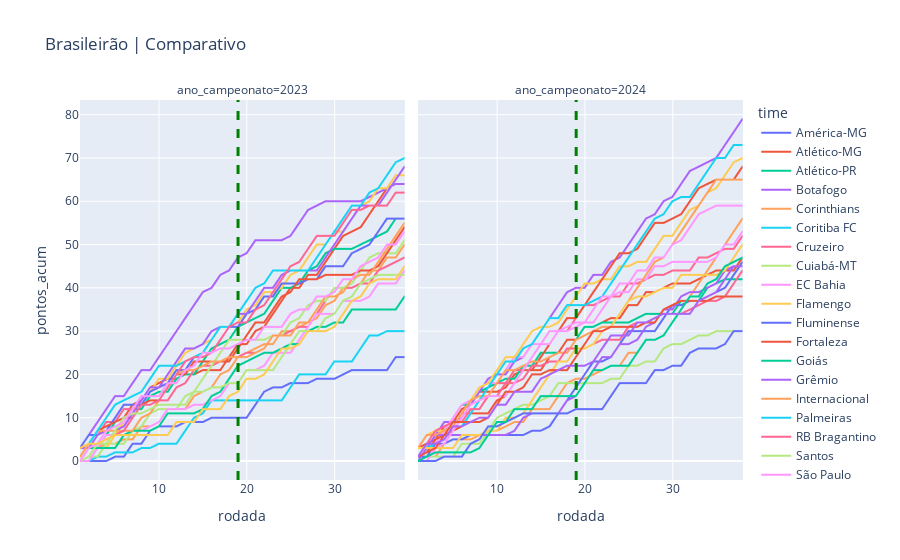

Notebook cell for this chart:
### Markdown cell above
## Evolução por rodada

### Code cell
#Comparativo entre todos os times por temporada
filtro_ano1 = 2023
filtro_ano2 = 2024

plt.figure(figsize = (20,7))
df_ano = df_cumsum.loc[(df_cumsum.ano_campeonato == filtro_ano1) | (df_cumsum.ano_campeonato == filtro_ano2) ]
fig = px.line(df_ano, x ='rodada', y = 'pontos_acum', color = 'time', facet_col= 'ano_campeonato', title = f'Brasileirão | Comparativo')
fig.add_vline(x=19, line_width=3, line_dash="dash", line_color="green")

### Figure 1 — Plotly figure (JSON) as saved in the notebook; plotly's stock layout.template omitted (floating-point values rounded to 4 significant figures)
{"data": [{"hovertemplate": "time=América-MG<br>ano_campeonato=2023<br>rodada=%{x}<br>pontos_acum=%{y}<extra></extra>", "legendgroup": "América-MG", "line": {"color": "#636efa", "dash": "solid"}, "marker": {"symbol": "circle"}, "mode": "lines", "name": "América-MG", "showlegend": true, "type": "scattergl", "x": [1, 2, 3, 4, 5, 6, 7, 8, 9, 10, 11, 12, 13, 14, 15, 16, 17, 18, 19, 20, 21, 22, 23, 24, 25, 26, 27, 28, 29, 30, 31, 32, 33, 34, 35, 36, 37, 38], "xaxis": "x", "y": [0, 0, 0, 0, 1, 1, 4, 4, 7, 8, 8, 8, 9, 9, 9, 10, 10, 10, 10, 10, 13, 16, 17, 17, 18, 18, 18, 19, 19, 19, 20, 21, 21, 21, 21, 21, 24, 24], "yaxis": "y"}, {"hovertemplate": "time=Atlético-MG<br>ano_campeonato=2023<br>rodada=%{x}<br>pontos_acum=%{y}<extra></extra>", "legendgroup": "Atlético-MG", "line": {"color": "#EF553B", "dash": "solid"}, "marker": {"symbol": "circle"}, "mode": "lines", "name": "Atlético-MG", "showlegend": true, "type": "scattergl", "x": [1, 2, 3, 4, 5, 6, 7, 8, 9, 10, 11, 12, 13, 14, 15, 16, 17, 18, 19, 20, 21, 22, 23, 24, 25, 26, 27, 28, 29, 30, 31, 32, 33, 34, 35, 36, 37, 38], "xaxis": "x", "y": [0, 1, 4, 4, 7, 10, 13, 14, 17, 18, 19, 19, 20, 20, 21, 21, 21, 24, 27, 27, 30, 31, 34, 37, 40, 40, 43, 43, 46, 49, 52, 53, 54, 57, 60, 63, 66, 66], "yaxis": "y"}, {"hovertemplate": "time=Atlético-MG<br>ano_campeonato=2024<br>rodada=%{x}<br>pontos_acum=%{y}<extra></extra>", "legendgroup": "Atlético-MG", "line": {"color": "#EF553B", "dash": "solid"}, "marker": {"symbol": "circle"}, "mode": "lines", "name": "Atlético-MG", "showlegend": false, "type": "scattergl", "x": [1, 2, 3, 4, 5, 6, 7, 8, 9, 10, 11, 12, 13, 14, 15, 16, 17, 18, 19, 20, 21, 22, 23, 24, 25, 26, 27, 28, 29, 30, 31, 32, 33, 34, 35, 36, 37, 38], "xaxis": "x2", "y": [1, 2, 5, 8, 9, 12, 13, 16, 16, 16, 17, 20, 21, 21, 21, 24, 25, 28, 28, 31, 31, 32, 33, 33, 36, 36, 39, 39, 40, 41, 41, 41, 42, 43, 44, 44, 44, 47], "yaxis": "y2"}, {"hovertemplate": "time=Atlético-PR<br>ano_campeonato=2023<br>rodada=%{x}<br>pontos_acum=%{y}<extra></extra>", "legendgroup": "Atlético-PR", "line": {"color": "#00cc96", "dash": "solid"}, "marker": {"symbol": "circle"}, "mode": "lines", "name": "Atlético-PR", "showlegend": true, "type": "scattergl", "x": [1, 2, 3, 4, 5, 6, 7, 8, 9, 10, 11, 12, 13, 14, 15, 16, 17, 18, 19, 20, 21, 22, 23, 24, 25, 26, 27, 28, 29, 30, 31, 32, 33, 34, 35, 36, 37, 38], "xaxis": "x", "y": [3, 3, 3, 6, 9, 12, 12, 12, 15, 16, 16, 19, 20, 20, 23, 26, 27, 28, 31, 32, 33, 34, 37, 40, 40, 41, 44, 45, 48, 49, 49, 49, 50, 51, 52, 53, 56, 56], "yaxis": "y"}, {"hovertemplate": "time=Atlético-PR<br>ano_campeonato=2024<br>rodada=%{x}<br>pontos_acum=%{y}<extra></extra>", "legendgroup": "Atlético-PR", "line": {"color": "#00cc96", "dash": "solid"}, "marker": {"symbol": "circle"}, "mode": "lines", "name": "Atlético-PR", "showlegend": false, "type": "scattergl", "x": [1, 2, 3, 4, 5, 6, 7, 8, 9, 10, 11, 12, 13, 14, 15, 16, 17, 18, 19, 20, 21, 22, 23, 24, 25, 26, 27, 28, 29, 30, 31, 32, 33, 34, 35, 36, 37, 38], "xaxis": "x2", "y": [3, 3, 6, 7, 10, 13, 13, 16, 17, 18, 19, 19, 22, 22, 25, 25, 25, 25, 28, 31, 31, 32, 32, 32, 32, 33, 34, 34, 34, 34, 37, 37, 37, 40, 41, 42, 42, 42], "yaxis": "y2"}, {"hovertemplate": "time=Botafogo<br>ano_campeonato=2023<br>rodada=%{x}<br>pontos_acum=%{y}<extra></extra>", "legendgroup": "Botafogo", "line": {"color": "#ab63fa", "dash": "solid"}, "marker": {"symbol": "circle"}, "mode": "lines", "name": "Botafogo", "showlegend": true, "type": "scattergl", "x": [1, 2, 3, 4, 5, 6, 7, 8, 9, 10, 11, 12, 13, 14, 15, 16, 17, 18, 19, 20, 21, 22, 23, 24, 25, 26, 27, 28, 29, 30, 31, 32, 33, 34, 35, 36, 37, 38], "xaxis": "x", "y": [3, 6, 9, 12, 15, 15, 18, 21, 21, 24, 27, 30, 33, 36, 39, 40, 43, 44, 47, 48, 51, 51, 51, 51, 52, 55, 58, 59, 60, 60, 60, 60, 60, 61, 62, 63, 64, 64], "yaxis": "y"}, {"hovertemplate": "time=Botafogo<br>ano_campeonato=2024<br>rodada=%{x}<br>pontos_acum=%{y}<extra></extra>", "legendgroup": "Botafogo", "line": {"color": "#ab63fa", "dash": "solid"}, "marker": {"symbol": "circle"}, "mode": "lines", "name": "Botafogo", "showlegend": false, "type": "scattergl", "x": [1, 2, 3, 4, 5, 6, 7, 8, 9, 10, 11, 12, 13, 14, 15, 16, 17, 18, 19, 20, 21, 22, 23, 24, 25, 26, 27, 28, 29, 30, 31, 32, 33, 34, 35, 36, 37, 38], "xaxis": "x2", "y": [0, 3, 6, 9, 9, 10, 13, 16, 19, 20, 20, 23, 24, 27, 30, 33, 36, 39, 40, 40, 43, 43, 46, 47, 50, 53, 56, 57, 60, 61, 64, 67, 68, 69, 70, 73, 76, 79], "yaxis": "y2"}, {"hovertemplate": "time=Corinthians<br>ano_campeonato=2023<br>rodada=%{x}<br>pontos_acum=%{y}<extra></extra>", "legendgroup": "Corinthians", "line": {"color": "#FFA15A", "dash": "solid"}, "marker": {"symbol": "circle"}, "mode": "lines", "name": "Corinthians", "showlegend": true, "type": "scattergl", "x": [1, 2, 3, 4, 5, 6, 7, 8, 9, 10, 11, 12, 13, 14, 15, 16, 17, 18, 19, 20, 21, 22, 23, 24, 25, 26, 27, 28, 29, 30, 31, 32, 33, 34, 35, 36, 37, 38], "xaxis": "x", "y": [3, 3, 3, 4, 4, 5, 5, 8, 8, 9, 12, 12, 12, 15, 16, 17, 20, 21, 24, 25, 26, 27, 27, 30, 30, 31, 32, 33, 36, 37, 40, 40, 41, 44, 44, 47, 47, 50], "yaxis": "y"}, {"hovertemplate": "time=Corinthians<br>ano_campeonato=2024<br>rodada=%{x}<br>pontos_acum=%{y}<extra></extra>", "legendgroup": "Corinthians", "line": {"color": "#FFA15A", "dash": "solid"}, "marker": {"symbol": "circle"}, "mode": "lines", "name": "Corinthians", "showlegend": false, "type": "scattergl", "x": [1, 2, 3, 4, 5, 6, 7, 8, 9, 10, 11, 12, 13, 14, 15, 16, 17, 18, 19, 20, 21, 22, 23, 24, 25, 26, 27, 28, 29, 30, 31, 32, 33, 34, 35, 36, 37, 38], "xaxis": "x2", "y": [1, 1, 1, 4, 5, 5, 5, 6, 7, 7, 8, 9, 9, 12, 12, 12, 15, 18, 19, 19, 20, 21, 22, 22, 25, 25, 28, 28, 29, 32, 35, 38, 41, 44, 47, 50, 53, 56], "yaxis": "y2"}, {"hovertemplate": "time=Coritiba FC<br>ano_campeonato=2023<br>rodada=%{x}<br>pontos_acum=%{y}<extra></extra>", "legendgroup": "Coritiba FC", "line": {"color": "#19d3f3", "dash": "solid"}, "marker": {"symbol": "circle"}, "mode": "lines", "name": "Coritiba FC", "showlegend": true, "type": "scattergl", "x": [1, 2, 3, 4, 5, 6, 7, 8, 9, 10, 11, 12, 13, 14, 15, 16, 17, 18, 19, 20, 21, 22, 23, 24, 25, 26, 27, 28, 29, 30, 31, 32, 33, 34, 35, 36, 37, 38], "xaxis": "x", "y": [0, 0, 1, 1, 2, 2, 2, 3, 3, 4, 4, 4, 7, 10, 11, 14, 14, 14, 14, 14, 14, 14, 14, 14, 17, 20, 20, 20, 20, 23, 23, 23, 26, 29, 29, 30, 30, 30], "yaxis": "y"}, {"hovertemplate": "time=Cruzeiro<br>ano_campeonato=2023<br>rodada=%{x}<br>pontos_acum=%{y}<extra></extra>", "legendgroup": "Cruzeiro", "line": {"color": "#FF6692", "dash": "solid"}, "marker": {"symbol": "circle"}, "mode": "lines", "name": "Cruzeiro", "showlegend": true, "type": "scattergl", "x": [1, 2, 3, 4, 5, 6, 7, 8, 9, 10, 11, 12, 13, 14, 15, 16, 17, 18, 19, 20, 21, 22, 23, 24, 25, 26, 27, 28, 29, 30, 31, 32, 33, 34, 35, 36, 37, 38], "xaxis": "x", "y": [0, 3, 6, 9, 9, 12, 12, 13, 13, 14, 14, 17, 18, 21, 22, 22, 23, 24, 24, 25, 25, 26, 29, 29, 30, 31, 31, 34, 37, 40, 40, 40, 41, 41, 44, 45, 46, 47], "yaxis": "y"}, {"hovertemplate": "time=Cruzeiro<br>ano_campeonato=2024<br>rodada=%{x}<br>pontos_acum=%{y}<extra></extra>", "legendgroup": "Cruzeiro", "line": {"color": "#FF6692", "dash": "solid"}, "marker": {"symbol": "circle"}, "mode": "lines", "name": "Cruzeiro", "showlegend": false, "type": "scattergl", "x": [1, 2, 3, 4, 5, 6, 7, 8, 9, 10, 11, 12, 13, 14, 15, 16, 17, 18, 19, 20, 21, 22, 23, 24, 25, 26, 27, 28, 29, 30, 31, 32, 33, 34, 35, 36, 37, 38], "xaxis": "x2", "y": [3, 4, 4, 7, 8, 11, 11, 14, 15, 18, 18, 21, 21, 21, 24, 27, 30, 30, 33, 36, 36, 37, 38, 38, 41, 41, 42, 43, 43, 44, 44, 44, 47, 47, 48, 49, 49, 52], "yaxis": "y2"}, {"hovertemplate": "time=Cuiabá-MT<br>ano_campeonato=2023<br>rodada=%{x}<br>pontos_acum=%{y}<extra></extra>", "legendgroup": "Cuiabá-MT", "line": {"color": "#B6E880", "dash": "solid"}, "marker": {"symbol": "circle"}, "mode": "lines", "name": "Cuiabá-MT", "showlegend": true, "type": "scattergl", "x": [1, 2, 3, 4, 5, 6, 7, 8, 9, 10, 11, 12, 13, 14, 15, 16, 17, 18, 19, 20, 21, 22, 23, 24, 25, 26, 27, 28, 29, 30, 31, 32, 33, 34, 35, 36, 37, 38], "xaxis": "x", "y": [0, 1, 1, 4, 4, 4, 7, 8, 11, 12, 12, 12, 15, 16, 19, 22, 25, 28, 28, 28, 28, 28, 29, 29, 32, 33, 36, 37, 37, 40, 40, 41, 44, 47, 48, 48, 48, 51], "yaxis": "y"}, {"hovertemplate": "time=Cuiabá-MT<br>ano_campeonato=2024<br>rodada=%{x}<br>pontos_acum=%{y}<extra></extra>", "legendgroup": "Cuiabá-MT", "line": {"color": "#B6E880", "dash": "solid"}, "marker": {"symbol": "circle"}, "mode": "lines", "name": "Cuiabá-MT", "showlegend": false, "type": "scattergl", "x": [1, 2, 3, 4, 5, 6, 7, 8, 9, 10, 11, 12, 13, 14, 15, 16, 17, 18, 19, 20, 21, 22, 23, 24, 25, 26, 27, 28, 29, 30, 31, 32, 33, 34, 35, 36, 37, 38], "xaxis": "x2", "y": [0, 1, 1, 1, 1, 4, 4, 4, 7, 10, 11, 12, 13, 13, 14, 15, 18, 18, 18, 18, 18, 18, 19, 19, 22, 22, 23, 23, 26, 27, 27, 28, 29, 29, 30, 30, 30, 30], "yaxis": "y2"}, {"hovertemplate": "time=EC Bahia<br>ano_campeonato=2023<br>rodada=%{x}<br>pontos_acum=%{y}<extra></extra>", "legendgroup": "EC Bahia", "line": {"color": "#FF97FF", "dash": "solid"}, "marker": {"symbol": "circle"}, "mode": "lines", "name": "EC Bahia", "showlegend": true, "type": "scattergl", "x": [1, 2, 3, 4, 5, 6, 7, 8, 9, 10, 11, 12, 13, 14, 15, 16, 17, 18, 19, 20, 21, 22, 23, 24, 25, 26, 27, 28, 29, 30, 31, 32, 33, 34, 35, 36, 37, 38], "xaxis": "x", "y": [0, 0, 3, 6, 6, 6, 7, 7, 8, 9, 12, 12, 12, 13, 13, 14, 15, 18, 18, 21, 21, 22, 25, 25, 25, 28, 31, 34, 34, 34, 37, 37, 37, 38, 41, 41, 41, 44], "yaxis": "y"}, {"hovertemplate": "time=EC Bahia<br>ano_campeonato=2024<br>rodada=%{x}<br>pontos_acum=%{y}<extra></extra>", "legendgroup": "EC Bahia", "line": {"color": "#FF97FF", "dash": "solid"}, "marker": {"symbol": "circle"}, "mode": "lines", "name": "EC Bahia", "showlegend": false, "type": "scattergl", "x": [1, 2, 3, 4, 5, 6, 7, 8, 9, 10, 11, 12, 13, 14, 15, 16, 17, 18, 19, 20, 21, 22, 23, 24, 25, 26, 27, 28, 29, 30, 31, 32, 33, 34, 35, 36, 37, 38], "xaxis": "x2", "y": [0, 3, 4, 7, 10, 13, 14, 17, 18, 18, 21, 24, 24, 27, 27, 30, 30, 30, 31, 32, 32, 35, 38, 39, 39, 42, 42, 45, 45, 46, 46, 46, 46, 46, 47, 50, 50, 53], "yaxis": "y2"}, {"hovertemplate": "time=Flamengo<br>ano_campeonato=2023<br>rodada=%{x}<br>pontos_acum=%{y}<extra></extra>", "legendgroup": "Flamengo", "line": {"color": "#FECB52", "dash": "solid"}, "marker": {"symbol": "circle"}, "mode": "lines", "name": "Flamengo", "showlegend": true, "type": "scattergl", "x": [1, 2, 3, 4, 5, 6, 7, 8, 9, 10, 11, 12, 13, 14, 15, 16, 17, 18, 19, 20, 21, 22, 23, 24, 25, 26, 27, 28, 29, 30, 31, 32, 33, 34, 35, 36, 37, 38], "xaxis": "x", "y": [3, 3, 3, 3, 6, 9, 12, 13, 16, 19, 19, 22, 25, 26, 27, 28, 31, 31, 32, 35, 36, 39, 39, 40, 43, 44, 47, 50, 50, 53, 53, 56, 59, 60, 63, 63, 66, 66], "yaxis": "y"}, {"hovertemplate": "time=Flamengo<br>ano_campeonato=2024<br>rodada=%{x}<br>pontos_acum=%{y}<extra></extra>", "legendgroup": "Flamengo", "line": {"color": "#FECB52", "dash": "solid"}, "marker": {"symbol": "circle"}, "mode": "lines", "name": "Flamengo", "showlegend": false, "type": "scattergl", "x": [1, 2, 3, 4, 5, 6, 7, 8, 9, 10, 11, 12, 13, 14, 15, 16, 17, 18, 19, 20, 21, 22, 23, 24, 25, 26, 27, 28, 29, 30, 31, 32, 33, 34, 35, 36, 37, 38], "xaxis": "x2", "y": [3, 6, 7, 7, 8, 11, 14, 17, 18, 21, 24, 24, 27, 30, 31, 31, 32, 35, 38, 41, 41, 42, 42, 45, 45, 46, 46, 49, 52, 52, 55, 58, 59, 62, 63, 66, 69, 70], "yaxis": "y2"}, {"hovertemplate": "time=Fluminense<br>ano_campeonato=2023<br>rodada=%{x}<br>pontos_acum=%{y}<extra></extra>", "legendgroup": "Fluminense", "line": {"color": "#636efa", "dash": "solid"}, "marker": {"symbol": "circle"}, "mode": "lines", "name": "Fluminense", "showlegend": true, "type": "scattergl", "x": [1, 2, 3, 4, 5, 6, 7, 8, 9, 10, 11, 12, 13, 14, 15, 16, 17, 18, 19, 20, 21, 22, 23, 24, 25, 26, 27, 28, 29, 30, 31, 32, 33, 34, 35, 36, 37, 38], "xaxis": "x", "y": [3, 6, 6, 7, 10, 13, 13, 13, 16, 17, 18, 21, 21, 24, 25, 25, 28, 31, 31, 34, 35, 38, 38, 41, 41, 41, 42, 42, 45, 45, 45, 48, 49, 50, 53, 56, 56, 56], "yaxis": "y"}, {"hovertemplate": "time=Fluminense<br>ano_campeonato=2024<br>rodada=%{x}<br>pontos_acum=%{y}<extra></extra>", "legendgroup": "Fluminense", "line": {"color": "#636efa", "dash": "solid"}, "marker": {"symbol": "circle"}, "mode": "lines", "name": "Fluminense", "showlegend": false, "type": "scattergl", "x": [1, 2, 3, 4, 5, 6, 7, 8, 9, 10, 11, 12, 13, 14, 15, 16, 17, 18, 19, 20, 21, 22, 23, 24, 25, 26, 27, 28, 29, 30, 31, 32, 33, 34, 35, 36, 37, 38], "xaxis": "x2", "y": [1, 1, 4, 4, 5, 5, 6, 6, 6, 6, 6, 6, 6, 7, 7, 8, 11, 14, 17, 20, 23, 23, 24, 27, 30, 30, 30, 30, 33, 36, 36, 37, 37, 38, 39, 40, 43, 46], "yaxis": "y2"}, {"hovertemplate": "time=Fortaleza<br>ano_campeonato=2023<br>rodada=%{x}<br>pontos_acum=%{y}<extra></extra>", "legendgroup": "Fortaleza", "line": {"color": "#EF553B", "dash": "solid"}, "marker": {"symbol": "circle"}, "mode": "lines", "name": "Fortaleza", "showlegend": true, "type": "scattergl", "x": [1, 2, 3, 4, 5, 6, 7, 8, 9, 10, 11, 12, 13, 14, 15, 16, 17, 18, 19, 20, 21, 22, 23, 24, 25, 26, 27, 28, 29, 30, 31, 32, 33, 34, 35, 36, 37, 38], "xaxis": "x", "y": [1, 4, 7, 8, 9, 10, 10, 13, 14, 14, 17, 20, 20, 23, 23, 23, 23, 23, 26, 29, 32, 32, 35, 38, 39, 42, 42, 42, 43, 43, 43, 43, 44, 44, 45, 48, 51, 54], "yaxis": "y"}, {"hovertemplate": "time=Fortaleza<br>ano_campeonato=2024<br>rodada=%{x}<br>pontos_acum=%{y}<extra></extra>", "legendgroup": "Fortaleza", "line": {"color": "#EF553B", "dash": "solid"}, "marker": {"symbol": "circle"}, "mode": "lines", "name": "Fortaleza", "showlegend": false, "type": "scattergl", "x": [1, 2, 3, 4, 5, 6, 7, 8, 9, 10, 11, 12, 13, 14, 15, 16, 17, 18, 19, 20, 21, 22, 23, 24, 25, 26, 27, 28, 29, 30, 31, 32, 33, 34, 35, 36, 37, 38], "xaxis": "x2", "y": [3, 4, 5, 6, 7, 8, 11, 11, 11, 14, 15, 18, 21, 21, 24, 27, 30, 33, 33, 36, 39, 42, 45, 48, 48, 49, 52, 55, 55, 56, 57, 60, 63, 64, 65, 65, 65, 68], "yaxis": "y2"}, {"hovertemplate": "time=Goiás<br>ano_campeonato=2023<br>rodada=%{x}<br>pontos_acum=%{y}<extra></extra>", "legendgroup": "Goiás", "line": {"color": "#00cc96", "dash": "solid"}, "marker": {"symbol": "circle"}, "mode": "lines", "name": "Goiás", "showlegend": true, "type": "scattergl", "x": [1, 2, 3, 4, 5, 6, 7, 8, 9, 10, 11, 12, 13, 14, 15, 16, 17, 18, 19, 20, 21, 22, 23, 24, 25, 26, 27, 28, 29, 30, 31, 32, 33, 34, 35, 36, 37, 38], "xaxis": "x", "y": [0, 3, 3, 3, 3, 6, 7, 7, 7, 8, 11, 11, 11, 11, 12, 15, 16, 19, 22, 23, 24, 25, 25, 26, 27, 27, 30, 31, 31, 32, 32, 35, 35, 35, 35, 35, 35, 38], "yaxis": "y"}, {"hovertemplate": "time=Grêmio<br>ano_campeonato=2023<br>rodada=%{x}<br>pontos_acum=%{y}<extra></extra>", "legendgroup": "Grêmio", "line": {"color": "#ab63fa", "dash": "solid"}, "marker": {"symbol": "circle"}, "mode": "lines", "name": "Grêmio", "showlegend": true, "type": "scattergl", "x": [1, 2, 3, 4, 5, 6, 7, 8, 9, 10, 11, 12, 13, 14, 15, 16, 17, 18, 19, 20, 21, 22, 23, 24, 25, 26, 27, 28, 29, 30, 31, 32, 33, 34, 35, 36, 37, 38], "xaxis": "x", "y": [3, 3, 6, 7, 7, 8, 11, 14, 17, 17, 20, 23, 26, 26, 27, 30, 31, 31, 34, 34, 37, 40, 40, 43, 44, 44, 44, 44, 47, 50, 53, 56, 59, 59, 59, 62, 65, 68], "yaxis": "y"}, {"hovertemplate": "time=Grêmio<br>ano_campeonato=2024<br>rodada=%{x}<br>pontos_acum=%{y}<extra></extra>", "legendgroup": "Grêmio", "line": {"color": "#ab63fa", "dash": "solid"}, "marker": {"symbol": "circle"}, "mode": "lines", "name": "Grêmio", "showlegend": false, "type": "scattergl", "x": [1, 2, 3, 4, 5, 6, 7, 8, 9, 10, 11, 12, 13, 14, 15, 16, 17, 18, 19, 20, 21, 22, 23, 24, 25, 26, 27, 28, 29, 30, 31, 32, 33, 34, 35, 36, 37, 38], "xaxis": "x2", "y": [0, 3, 6, 6, 6, 6, 6, 6, 6, 6, 6, 7, 10, 11, 11, 11, 11, 14, 15, 18, 21, 24, 24, 27, 27, 28, 31, 32, 35, 35, 38, 39, 39, 40, 41, 44, 45, 45], "yaxis": "y2"}, {"hovertemplate": "time=Internacional<br>ano_campeonato=2023<br>rodada=%{x}<br>pontos_acum=%{y}<extra></extra>", "legendgroup": "Internacional", "line": {"color": "#FFA15A", "dash": "solid"}, "marker": {"symbol": "circle"}, "mode": "lines", "name": "Internacional", "showlegend": true, "type": "scattergl", "x": [1, 2, 3, 4, 5, 6, 7, 8, 9, 10, 11, 12, 13, 14, 15, 16, 17, 18, 19, 20, 21, 22, 23, 24, 25, 26, 27, 28, 29, 30, 31, 32, 33, 34, 35, 36, 37, 38], "xaxis": "x", "y": [1, 4, 7, 7, 7, 7, 7, 10, 11, 14, 17, 20, 21, 21, 22, 23, 23, 24, 24, 24, 25, 26, 29, 29, 29, 32, 32, 35, 38, 38, 39, 42, 43, 43, 46, 49, 52, 55], "yaxis": "y"}, {"hovertemplate": "time=Internacional<br>ano_campeonato=2024<br>rodada=%{x}<br>pontos_acum=%{y}<extra></extra>", "legendgroup": "Internacional", "line": {"color": "#FFA15A", "dash": "solid"}, "marker": {"symbol": "circle"}, "mode": "lines", "name": "Internacional", "showlegend": false, "type": "scattergl", "x": [1, 2, 3, 4, 5, 6, 7, 8, 9, 10, 11, 12, 13, 14, 15, 16, 17, 18, 19, 20, 21, 22, 23, 24, 25, 26, 27, 28, 29, 30, 31, 32, 33, 34, 35, 36, 37, 38], "xaxis": "x2", "y": [3, 6, 6, 7, 8, 11, 14, 15, 15, 18, 21, 21, 22, 23, 23, 24, 25, 25, 28, 29, 30, 31, 31, 34, 37, 40, 43, 46, 47, 50, 53, 56, 59, 62, 65, 65, 65, 65], "yaxis": "y2"}, {"hovertemplate": "time=Palmeiras<br>ano_campeonato=2023<br>rodada=%{x}<br>pontos_acum=%{y}<extra></extra>", "legendgroup": "Palmeiras", "line": {"color": "#19d3f3", "dash": "solid"}, "marker": {"symbol": "circle"}, "mode": "lines", "name": "Palmeiras", "showlegend": true, "type": "scattergl", "x": [1, 2, 3, 4, 5, 6, 7, 8, 9, 10, 11, 12, 13, 14, 15, 16, 17, 18, 19, 20, 21, 22, 23, 24, 25, 26, 27, 28, 29, 30, 31, 32, 33, 34, 35, 36, 37, 38], "xaxis": "x", "y": [3, 4, 7, 10, 13, 14, 15, 16, 19, 22, 22, 22, 23, 24, 25, 28, 31, 31, 34, 37, 40, 41, 44, 44, 44, 44, 44, 47, 50, 53, 56, 59, 59, 62, 63, 66, 69, 70], "yaxis": "y"}, {"hovertemplate": "time=Palmeiras<br>ano_campeonato=2024<br>rodada=%{x}<br>pontos_acum=%{y}<extra></extra>", "legendgroup": "Palmeiras", "line": {"color": "#19d3f3", "dash": "solid"}, "marker": {"symbol": "circle"}, "mode": "lines", "name": "Palmeiras", "showlegend": false, "type": "scattergl", "x": [1, 2, 3, 4, 5, 6, 7, 8, 9, 10, 11, 12, 13, 14, 15, 16, 17, 18, 19, 20, 21, 22, 23, 24, 25, 26, 27, 28, 29, 30, 31, 32, 33, 34, 35, 36, 37, 38], "xaxis": "x2", "y": [3, 3, 4, 5, 8, 8, 11, 14, 17, 20, 23, 23, 26, 27, 30, 33, 33, 36, 36, 36, 37, 38, 41, 44, 47, 50, 53, 56, 57, 60, 61, 61, 64, 67, 70, 70, 73, 73], "yaxis": "y2"}, {"hovertemplate": "time=RB Bragantino<br>ano_campeonato=2023<br>rodada=%{x}<br>pontos_acum=%{y}<extra></extra>", "legendgroup": "RB Bragantino", "line": {"color": "#FF6692", "dash": "solid"}, "marker": {"symbol": "circle"}, "mode": "lines", "name": "RB Bragantino", "showlegend": true, "type": "scattergl", "x": [1, 2, 3, 4, 5, 6, 7, 8, 9, 10, 11, 12, 13, 14, 15, 16, 17, 18, 19, 20, 21, 22, 23, 24, 25, 26, 27, 28, 29, 30, 31, 32, 33, 34, 35, 36, 37, 38], "xaxis": "x", "y": [3, 4, 4, 5, 6, 7, 10, 13, 13, 14, 17, 20, 23, 24, 24, 25, 28, 31, 32, 32, 35, 36, 39, 42, 45, 46, 49, 52, 52, 52, 55, 58, 58, 59, 59, 59, 62, 62], "yaxis": "y"}, {"hovertemplate": "time=RB Bragantino<br>ano_campeonato=2024<br>rodada=%{x}<br>pontos_acum=%{y}<extra></extra>", "legendgroup": "RB Bragantino", "line": {"color": "#FF6692", "dash": "solid"}, "marker": {"symbol": "circle"}, "mode": "lines", "name": "RB Bragantino", "showlegend": false, "type": "scattergl", "x": [1, 2, 3, 4, 5, 6, 7, 8, 9, 10, 11, 12, 13, 14, 15, 16, 17, 18, 19, 20, 21, 22, 23, 24, 25, 26, 27, 28, 29, 30, 31, 32, 33, 34, 35, 36, 37, 38], "xaxis": "x2", "y": [1, 4, 7, 8, 9, 9, 12, 12, 15, 15, 18, 18, 19, 22, 22, 23, 23, 26, 26, 26, 27, 28, 28, 28, 31, 32, 32, 33, 34, 34, 34, 35, 36, 37, 37, 38, 41, 44], "yaxis": "y2"}, {"hovertemplate": "time=Santos<br>ano_campeonato=2023<br>rodada=%{x}<br>pontos_acum=%{y}<extra></extra>", "legendgroup": "Santos", "line": {"color": "#B6E880", "dash": "solid"}, "marker": {"symbol": "circle"}, "mode": "lines", "name": "Santos", "showlegend": true, "type": "scattergl", "x": [1, 2, 3, 4, 5, 6, 7, 8, 9, 10, 11, 12, 13, 14, 15, 16, 17, 18, 19, 20, 21, 22, 23, 24, 25, 26, 27, 28, 29, 30, 31, 32, 33, 34, 35, 36, 37, 38], "xaxis": "x", "y": [0, 1, 4, 4, 7, 10, 11, 11, 12, 13, 13, 13, 13, 16, 16, 17, 17, 18, 18, 21, 21, 21, 21, 24, 27, 30, 30, 30, 33, 34, 37, 38, 41, 42, 43, 43, 43, 43], "yaxis": "y"}, {"hovertemplate": "time=São Paulo<br>ano_campeonato=2023<br>rodada=%{x}<br>pontos_acum=%{y}<extra></extra>", "legendgroup": "São Paulo", "line": {"color": "#FF97FF", "dash": "solid"}, "marker": {"symbol": "circle"}, "mode": "lines", "name": "São Paulo", "showlegend": true, "type": "scattergl", "x": [1, 2, 3, 4, 5, 6, 7, 8, 9, 10, 11, 12, 13, 14, 15, 16, 17, 18, 19, 20, 21, 22, 23, 24, 25, 26, 27, 28, 29, 30, 31, 32, 33, 34, 35, 36, 37, 38], "xaxis": "x", "y": [0, 3, 4, 7, 8, 9, 12, 15, 15, 15, 18, 18, 21, 22, 25, 25, 26, 26, 27, 28, 28, 31, 31, 31, 34, 35, 35, 38, 38, 39, 42, 42, 45, 46, 47, 50, 50, 53], "yaxis": "y"}, {"hovertemplate": "time=São Paulo<br>ano_campeonato=2024<br>rodada=%{x}<br>pontos_acum=%{y}<extra></extra>", "legendgroup": "São Paulo", "line": {"color": "#FF97FF", "dash": "solid"}, "marker": {"symbol": "circle"}, "mode": "lines", "name": "São Paulo", "showlegend": false, "type": "scattergl", "x": [1, 2, 3, 4, 5, 6, 7, 8, 9, 10, 11, 12, 13, 14, 15, 16, 17, 18, 19, 20, 21, 22, 23, 24, 25, 26, 27, 28, 29, 30, 31, 32, 33, 34, 35, 36, 37, 38], "xaxis": "x2", "y": [0, 0, 3, 4, 7, 10, 13, 14, 15, 15, 15, 18, 21, 24, 27, 27, 30, 31, 32, 32, 35, 38, 38, 41, 41, 44, 44, 47, 47, 50, 51, 54, 57, 58, 59, 59, 59, 59], "yaxis": "y2"}, {"hovertemplate": "time=Vasco da Gama<br>ano_campeonato=2023<br>rodada=%{x}<br>pontos_acum=%{y}<extra></extra>", "legendgroup": "Vasco da Gama", "line": {"color": "#FECB52", "dash": "solid"}, "marker": {"symbol": "circle"}, "mode": "lines", "name": "Vasco da Gama", "showlegend": true, "type": "scattergl", "x": [1, 2, 3, 4, 5, 6, 7, 8, 9, 10, 11, 12, 13, 14, 15, 16, 17, 18, 19, 20, 21, 22, 23, 24, 25, 26, 27, 28, 29, 30, 31, 32, 33, 34, 35, 36, 37, 38], "xaxis": "x", "y": [3, 4, 4, 5, 6, 6, 6, 6, 6, 6, 6, 9, 9, 9, 12, 12, 12, 15, 16, 19, 19, 20, 23, 26, 26, 27, 30, 30, 30, 31, 34, 37, 38, 41, 42, 42, 42, 45], "yaxis": "y"}, {"hovertemplate": "time=Vasco da Gama<br>ano_campeonato=2024<br>rodada=%{x}<br>pontos_acum=%{y}<extra></extra>", "legendgroup": "Vasco da Gama", "line": {"color": "#FECB52", "dash": "solid"}, "marker": {"symbol": "circle"}, "mode": "lines", "name": "Vasco da Gama", "showlegend": false, "type": "scattergl", "x": [1, 2, 3, 4, 5, 6, 7, 8, 9, 10, 11, 12, 13, 14, 15, 16, 17, 18, 19, 20, 21, 22, 23, 24, 25, 26, 27, 28, 29, 30, 31, 32, 33, 34, 35, 36, 37, 38], "xaxis": "x2", "y": [3, 3, 3, 3, 3, 6, 6, 6, 7, 7, 10, 10, 11, 14, 17, 20, 23, 23, 26, 26, 27, 30, 31, 34, 37, 38, 38, 39, 40, 40, 43, 43, 43, 43, 43, 44, 47, 50], "yaxis": "y2"}, {"hovertemplate": "time=Atlético-GO<br>ano_campeonato=2024<br>rodada=%{x}<br>pontos_acum=%{y}<extra></extra>", "legendgroup": "Atlético-GO", "line": {"color": "#636efa", "dash": "solid"}, "marker": {"symbol": "circle"}, "mode": "lines", "name": "Atlético-GO", "showlegend": true, "type": "scattergl", "x": [1, 2, 3, 4, 5, 6, 7, 8, 9, 10, 11, 12, 13, 14, 15, 16, 17, 18, 19, 20, 21, 22, 23, 24, 25, 26, 27, 28, 29, 30, 31, 32, 33, 34, 35, 36, 37, 38], "xaxis": "x2", "y": [0, 0, 0, 1, 1, 1, 4, 5, 8, 8, 9, 10, 11, 11, 11, 11, 11, 11, 12, 12, 12, 12, 15, 18, 18, 18, 18, 21, 21, 22, 22, 25, 26, 26, 26, 27, 30, 30], "yaxis": "y2"}, {"hovertemplate": "time=Criciúma EC<br>ano_campeonato=2024<br>rodada=%{x}<br>pontos_acum=%{y}<extra></extra>", "legendgroup": "Criciúma EC", "line": {"color": "#EF553B", "dash": "solid"}, "marker": {"symbol": "circle"}, "mode": "lines", "name": "Criciúma EC", "showlegend": true, "type": "scattergl", "x": [1, 2, 3, 4, 5, 6, 7, 8, 9, 10, 11, 12, 13, 14, 15, 16, 17, 18, 19, 20, 21, 22, 23, 24, 25, 26, 27, 28, 29, 30, 31, 32, 33, 34, 35, 36, 37, 38], "xaxis": "x2", "y": [1, 2, 3, 6, 9, 9, 9, 9, 10, 13, 16, 16, 17, 20, 20, 21, 21, 21, 24, 27, 30, 30, 31, 31, 31, 31, 32, 32, 35, 36, 37, 37, 37, 37, 38, 38, 38, 38], "yaxis": "y2"}, {"hovertemplate": "time=EC Vitória<br>ano_campeonato=2024<br>rodada=%{x}<br>pontos_acum=%{y}<extra></extra>", "legendgroup": "EC Vitória", "line": {"color": "#00cc96", "dash": "solid"}, "marker": {"symbol": "circle"}, "mode": "lines", "name": "EC Vitória", "showlegend": true, "type": "scattergl", "x": [1, 2, 3, 4, 5, 6, 7, 8, 9, 10, 11, 12, 13, 14, 15, 16, 17, 18, 19, 20, 21, 22, 23, 24, 25, 26, 27, 28, 29, 30, 31, 32, 33, 34, 35, 36, 37, 38], "xaxis": "x2", "y": [0, 1, 2, 2, 2, 2, 2, 3, 6, 9, 9, 12, 12, 12, 15, 15, 15, 15, 15, 18, 21, 21, 22, 22, 22, 25, 28, 28, 29, 32, 35, 38, 38, 41, 42, 45, 46, 47], "yaxis": "y2"}, {"hovertemplate": "time=Juventude<br>ano_campeonato=2024<br>rodada=%{x}<br>pontos_acum=%{y}<extra></extra>", "legendgroup": "Juventude", "line": {"color": "#ab63fa", "dash": "solid"}, "marker": {"symbol": "circle"}, "mode": "lines", "name": "Juventude", "showlegend": true, "type": "scattergl", "x": [1, 2, 3, 4, 5, 6, 7, 8, 9, 10, 11, 12, 13, 14, 15, 16, 17, 18, 19, 20, 21, 22, 23, 24, 25, 26, 27, 28, 29, 30, 31, 32, 33, 34, 35, 36, 37, 38], "xaxis": "x2", "y": [1, 4, 4, 5, 8, 8, 9, 10, 10, 13, 13, 16, 16, 16, 19, 20, 21, 22, 22, 22, 23, 26, 29, 29, 29, 32, 32, 33, 34, 34, 34, 34, 37, 38, 39, 42, 45, 45], "yaxis": "y2"}], "layout": {"annotations": [{"showarrow": false, "text": "ano_campeonato=2023", "x": 0.245, "xanchor": "center", "xref": "paper", "y": 1, "yanchor": "bottom", "yref": "paper"}, {"showarrow": false, "text": "ano_campeonato=2024", "x": 0.755, "xanchor": "center", "xref": "paper", "y": 1, "yanchor": "bottom", "yref": "paper"}], "legend": {"title": {"text": "time"}, "tracegroupgap": 0}, "shapes": [{"line": {"color": "green", "dash": "dash", "width": 3}, "type": "line", "x0": 19, "x1": 19, "xref": "x", "y0": 0, "y1": 1, "yref": "y domain"}, {"line": {"color": "green", "dash": "dash", "width": 3}, "type": "line", "x0": 19, "x1": 19, "xref": "x2", "y0": 0, "y1": 1, "yref": "y2 domain"}], "title": {"text": "Brasileirão | Comparativo"}, "xaxis": {"anchor": "y", "domain": [0, 0.49], "title": {"text": "rodada"}}, "xaxis2": {"anchor": "y2", "domain": [0.51, 1], "matches": "x", "title": {"text": "rodada"}}, "yaxis": {"anchor": "x", "domain": [0, 1], "title": {"text": "pontos_acum"}}, "yaxis2": {"anchor": "x2", "domain": [0, 1], "matches": "y", "showticklabels": false}}}
